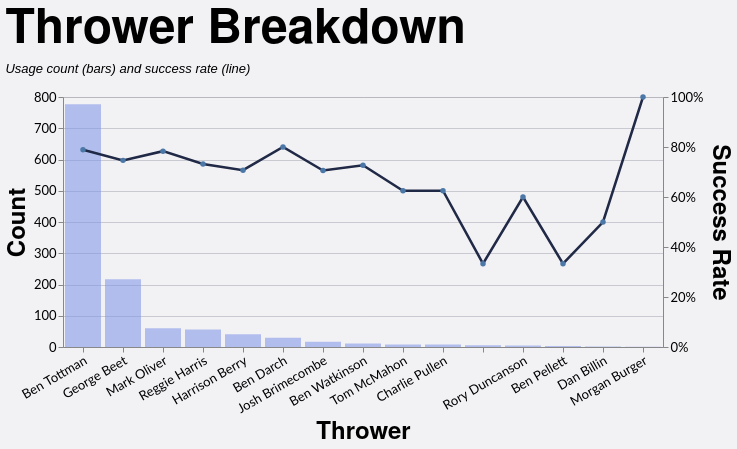

Here is the Vega-Lite specification saved for this chart:
### Vega-Lite specification from a JSON file in a GitHub repository (floating-point values rounded to 4 significant figures; data arrays with more than 128 entries replaced by an {"elided": "..."} marker saying what was removed)
{"config": {"axis": {"labelFont": "Lato, sans-serif", "titleFont": "PT Sans Narrow, Helvetica Neue, Helvetica, Arial, sans-serif", "labelFontSize": 13, "titleFontSize": 24, "gridColor": "#202947", "gridOpacity": 0.2}, "header": {"labelFont": "PT Sans Narrow, Helvetica Neue, Helvetica, Arial, sans-serif", "titleFont": "PT Sans Narrow, Helvetica Neue, Helvetica, Arial, sans-serif", "labelFontSize": 24, "titleFontSize": 28, "labelFontWeight": "bold", "orient": "left"}, "legend": {"labelFont": "Lato, sans-serif", "titleFont": "PT Sans Narrow, Helvetica Neue, Helvetica, Arial, sans-serif", "labelFontSize": 14, "titleFontSize": 16, "titlePadding": 5, "fillColor": "white", "strokeColor": "black", "padding": 10, "titleFontWeight": "lighter", "titleFontStyle": "italic", "titleColor": "gray", "offset": 10}, "title": {"font": "PT Sans Narrow, Helvetica Neue, Helvetica, Arial, sans-serif", "fontSize": 48, "fontWeight": "bold", "anchor": "start", "align": "center", "titlePadding": 20, "subtitlePadding": 10, "subtitleFontSize": 13, "subtitleColor": "", "subtitleFontStyle": "italic", "offset": 15, "color": "black"}, "axisX": {"labelAngle": 0}, "facet": {"title": null, "header": null, "align": {"row": "each", "column": "each"}}, "resolve": {"scale": {"y": "independent", "facet": "independent"}}, "background": "#f2f1f4", "scale": {"offsetBandPaddingOuter": 0.2, "offsetBandPaddingInner": 0.1}}, "layer": [{"mark": {"type": "bar", "color": "#7d96e8", "opacity": 0.55}, "encoding": {"tooltip": [{"field": "thrower", "title": "Thrower", "type": "nominal"}, {"field": "won", "format": ",.0f", "title": "Won", "type": "quantitative"}, {"field": "attempts", "format": ",.0f", "title": "Attempts", "type": "quantitative"}, {"field": "success_rate", "format": ".1%", "title": "Success Rate", "type": "quantitative"}], "x": {"axis": {"labelAngle": -30}, "field": "thrower", "sort": "-y", "title": "Thrower", "type": "nominal"}, "y": {"axis": {"format": ",.0f", "orient": "left"}, "field": "attempts", "title": "Count", "type": "quantitative"}}, "transform": [{"filter": "(loSquad == 'All' || datum.squad == loSquad) && (loGameType == 'All' || (loGameType == 'League + Cup' && (datum.game_type == 'League' || datum.game_type == 'Cup')) || (loGameType == 'League only' && datum.game_type == 'League') || datum.game_type == loGameType) && (loOpposition == 'All' || datum.opposition == loOpposition) && (loThrower == 'All' || datum.thrower == loThrower) && (loJumper == 'All' || datum.jumper == loJumper) && (loArea == 'All' || datum.area == loArea) && (loNumbers == 'All' || datum.numbers == loNumbers) && (loCallType == 'All' || datum.call_type == loCallType)"}, {"filter": "(loSeason == 'All' || datum.season == loSeason)"}, {"aggregate": [{"op": "count", "as": "attempts"}, {"op": "sum", "field": "won", "as": "won"}], "groupby": ["thrower"]}, {"calculate": "datum.won / datum.attempts", "as": "success_rate"}]}, {"mark": {"type": "line", "color": "#202946", "point": true, "strokeWidth": 2.5}, "encoding": {"tooltip": [{"field": "thrower", "title": "Thrower", "type": "nominal"}, {"field": "won", "format": ",.0f", "title": "Won", "type": "quantitative"}, {"field": "attempts", "format": ",.0f", "title": "Attempts", "type": "quantitative"}, {"field": "success_rate", "format": ".1%", "title": "Success Rate", "type": "quantitative"}], "x": {"axis": {"labelAngle": -30}, "field": "thrower", "sort": "-y", "title": "Thrower", "type": "nominal"}, "y": {"axis": {"format": "%", "orient": "right"}, "field": "success_rate", "scale": {"domain": [0, 1]}, "title": "Success Rate", "type": "quantitative"}}, "transform": [{"filter": "(loSquad == 'All' || datum.squad == loSquad) && (loGameType == 'All' || (loGameType == 'League + Cup' && (datum.game_type == 'League' || datum.game_type == 'Cup')) || (loGameType == 'League only' && datum.game_type == 'League') || datum.game_type == loGameType) && (loOpposition == 'All' || datum.opposition == loOpposition) && (loThrower == 'All' || datum.thrower == loThrower) && (loJumper == 'All' || datum.jumper == loJumper) && (loArea == 'All' || datum.area == loArea) && (loNumbers == 'All' || datum.numbers == loNumbers) && (loCallType == 'All' || datum.call_type == loCallType)"}, {"filter": "(loSeason == 'All' || datum.season == loSeason)"}, {"aggregate": [{"op": "count", "as": "attempts"}, {"op": "sum", "field": "won", "as": "won"}], "groupby": ["thrower"]}, {"calculate": "datum.won / datum.attempts", "as": "success_rate"}]}], "data": {"name": "data-e2cc7a9e7d11ff6d493dc632215dd0ca"}, "height": 250, "params": [{"name": "loSquad", "bind": {"input": "select", "options": ["All", "1st", "2nd"], "name": "Squad "}, "value": "All"}, {"name": "loSeason", "bind": {"input": "select", "options": ["All", "2021/22", "2022/23", "2023/24", "2024/25", "2025/26"], "name": "Season "}, "value": "All"}, {"name": "loGameType", "bind": {"input": "select", "options": ["All", "League + Cup", "League only", "Cup", "Friendly", "League"], "name": "Game Type "}, "value": "All"}, {"name": "loOpposition", "bind": {"input": "select", "options": ["All", "Barns Green", "Beccehamians", "Brighton II", "Burgess Hill", "Cheshunt", "Cobham", "Crawley", "Ditchling", "Dover", "Eastbourne", "Eastbourne II", "Haywards Heath", "Heathfield & Waldron", "Hellingly", "Holbrook", "Horsham", "Horsham II", "Hove", "KCS Old Boys", "Kingston", "Lewes", "London Cornish", "London Irish", "Midhurst", "Newick", "Old Caterhamians", "Old Colfeians", "Old Haileyburians", "Old Rutlishians", "Old Tiffinians", "Old Walcountians", "Pulborough", "Royals", "Seaford", "Shoreham", "St Francis", "Teddington", "Trinity", "Twickenham", "Uckfield", "Warlingham", "Wensleydale", "Weybridge Vandals"], "name": "Opposition "}, "value": "All"}, {"name": "loThrower", "bind": {"input": "select", "options": ["All", "", "Ben Darch", "Ben Pellett", "Ben Tottman", "Ben Watkinson", "Charlie Pullen", "Dan Billin", "George Beet", "Harrison Berry", "Josh Brimecombe", "Mark Oliver", "Morgan Burger", "Reggie Harris", "Rory Duncanson", "Tom McMahon"], "name": "Thrower "}, "value": "All"}, {"name": "loJumper", "bind": {"input": "select", "options": ["All", "", "Aaron Boczek", "Ben Pellett", "Daan Hulst", "Dan Arnold", "Dan Billin", "Darren", "Greg Brack", "Gus Nye", "Guy Collins", "Harrison Berry", "Henry Weller", "James Funnell", "John Peaty", "Josh Brimecombe", "Josh Weaver", "Jules Jardim", "Ky Oliveira", "Max Morgan", "Michael Presland", "Nathan Oliver", "Or Shay", "Oscar Staples", "Paddy Shepherd", "Pete Morley", "Rory Duncanson", "Rory Evans", "Ryan McGealy", "Ryland Thomas", "Sam Lindsay-McCall", "Sam McCarthy", "Tao Benn", "Tim Morris", "Tom Byron", "Tom Mooney", "Will Bramwell"], "name": "Jumper "}, "value": "All"}, {"name": "loArea", "bind": {"input": "select", "options": ["All", "Back", "Front", "Middle", "Unknown"], "name": "Area "}, "value": "All"}, {"name": "loNumbers", "bind": {"input": "select", "options": ["All", "4", "5", "6", "7"], "name": "Numbers "}, "value": "All"}, {"name": "loCallType", "bind": {"input": "select", "options": ["All", "4-man only", "Old", "Other", "SLM", "Sandy"], "name": "Call Type "}, "value": "All"}], "resolve": {"scale": {"y": "independent"}}, "title": {"text": "Thrower Breakdown", "subtitle": "Usage count (bars) and success rate (line)"}, "width": {"step": 40}, "$schema": "https://vega.github.io/schema/vega-lite/v5.20.1.json", "datasets": {"data-e2cc7a9e7d11ff6d493dc632215dd0ca": {"elided": "1242 records"}}}
